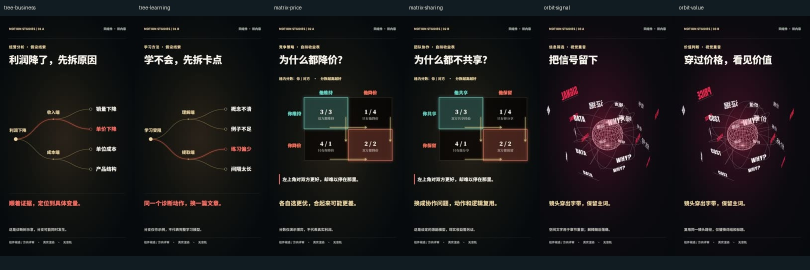
#> input picture examples/batch-01/qa/encoded-contact.jpg, 1620 x 540 px, given in place of draft-00.jpg, which was not available (shown at 1/2 size)
$ python extract_qa.py
#> lines starting #> are read from the running program, lines starting #| are printed output that depends on the picture
from pathlib import Path
from PIL import Image, ImageDraw, ImageFont
import subprocess,sys
P=Path(__file__).resolve().parent
mode=sys.argv[1] if len(sys.argv)>1 else 'draft'
src=P/f'out/{mode}-silent.mp4'
font=ImageFont.truetype('C:/Windows/Fonts/arial.ttf',22)
def frame(t,dst,w=360):
#> called with t = 0.3, w = 360
    subprocess.run(['ffmpeg','-v','error','-y','-ss',str(t),'-i',str(src),'-frames:v','1','-vf',f'scale={w}:-1',str(dst)],check=True)
#> (this line was passed over: subprocess is not available in this run)
times=[.3,1.7,3.9,5.25,6.1,7.3,8.65,10.5]
images=[]
for i,t in enumerate(times):
    f=P/f'qa/{mode}-{i:02}.jpg';frame(t,f)
    im=Image.open(f).convert('RGB');panel=Image.new('RGB',(360,676),'#143b3b');panel.paste(im,(0,36));ImageDraw.Draw(panel).text((12,6),f'{t:05.2f}s',font=font,fill='#f6e9ce');images.append(panel)
#> further down, im is the input picture: PIL image 1620x540 RGB; mean R, G, B 26.5, 24.9, 26.3
#> after `panel = Image.new('RGB', (360, 676), '#143b3b')`:
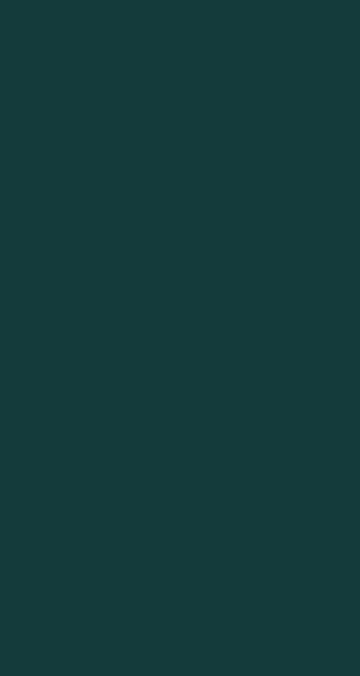
#> panel: PIL image 360x676 RGB; mean R, G, B 20, 59, 59
#> after `panel.paste(im, (0, 36))`:
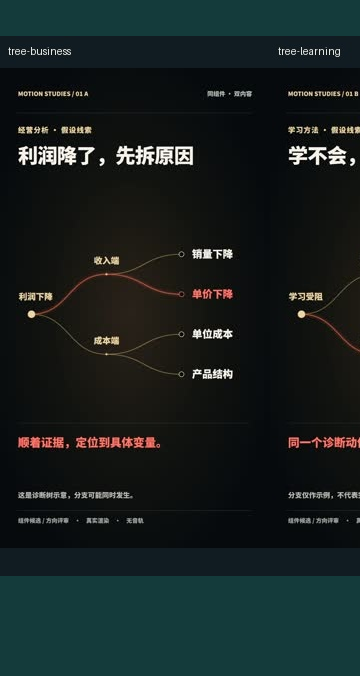
#> panel: PIL image 360x676 RGB; mean R, G, B 22.8, 31.8, 31
#> pass 2 of the loop `for i,t in enumerate(times):`:
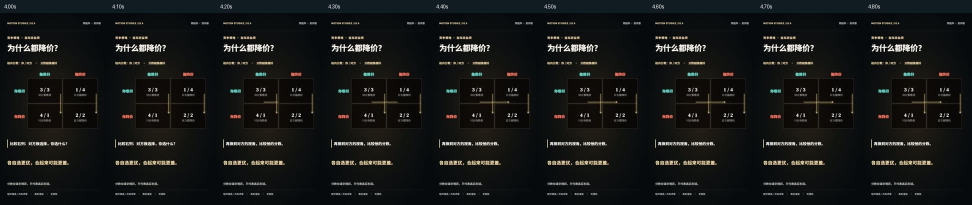
#> input picture examples/batch-01/qa/matrix-price-continuous.jpg, 1944 x 410 px, given in place of draft-01.jpg, which was not available (shown at 1/2 size)
#> im is the input picture: PIL image 1944x410 RGB; mean R, G, B 22.3, 23.8, 22.9
#> `panel.paste(im, (0, 36))`:
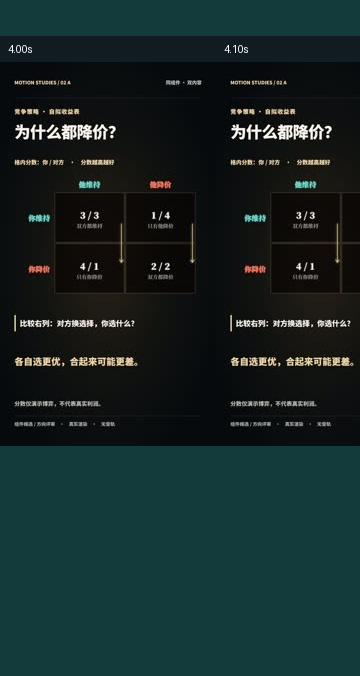
#> panel: PIL image 360x676 RGB; mean R, G, B 22.3, 38.5, 37.7
#> (the run stopped early here; a loop or call above may not have finished)
